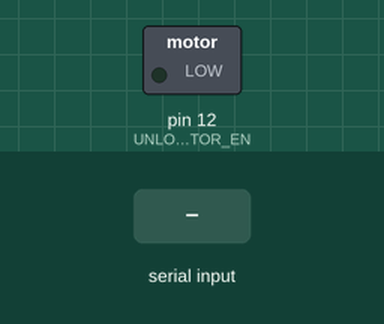
Recording of a sketch running on a simulated Arduino Mega 2560, built with avr-gcc and run on an emulated ATmega2560. On the bench: switched loads named in the sketch (green lamp = pin HIGH). The test bench sets the inputs (shaded band). What the sketch prints to the serial monitor is not drawn.

Above: at 1.2 s.
1.3 s: "c" received over Serial
At 1.5 s:
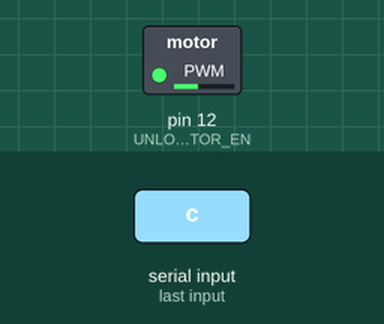
Timing chart, 0 to 4.3 s (numbered marks = the images above; inputs shaded):
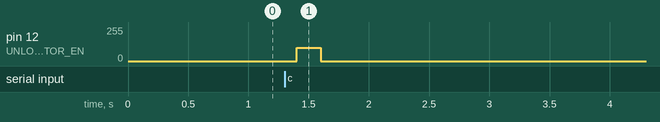

Measured:
- after the input at 1.3 s, pin 12 (UNLOADING_MOTOR_EN): 0/255 → 100/255 after 0.10 s, → 0/255 0.20 s later

The sketch:

Unloading-system-gate.ino
```cpp
//A program to control the gate of the unloading system
//And also to recalibrate it
//Team01 ENGG1000
//Jeremy Mang
//Unloading motor pins
//controls speed
#define UNLOADING_MOTOR_EN 12
//controls direction
#define UNLOADING_MOTOR_PHASE 31
#define MAX_PWM 100

//Open the gate
void open_gate() {
    analogWrite(UNLOADING_MOTOR_EN, MAX_PWM);
    digitalWrite(UNLOADING_MOTOR_PHASE, LOW);
    delay(200);
    //Turn off the motor
    analogWrite(UNLOADING_MOTOR_EN, 0);
}
//Close the gate and turn off the motor
void close_gate() {
    analogWrite(UNLOADING_MOTOR_EN, MAX_PWM);
    digitalWrite(UNLOADING_MOTOR_PHASE, HIGH);
    delay(200);
    //Turn off the motor
    analogWrite(UNLOADING_MOTOR_EN, 0);
}
void stop_motor() {
    analogWrite(UNLOADING_MOTOR_EN, 0);
}

void setup() {
    Serial.begin(9600);
    //pinMode(UNLOADING_MOTOR_EN, OUTPUT);
    //pinMode(UNLOADING_MOTOR_PHASE, OUTPUT);
    Serial.println("Initialising!");
}

void loop() {
    if(Serial.available()){
        char c = Serial.read();
        if (c == 'c') {
            close_gate();
        }
        else if (c == 'o') {
            open_gate();
        }
    }
    delay(100);
}
```
